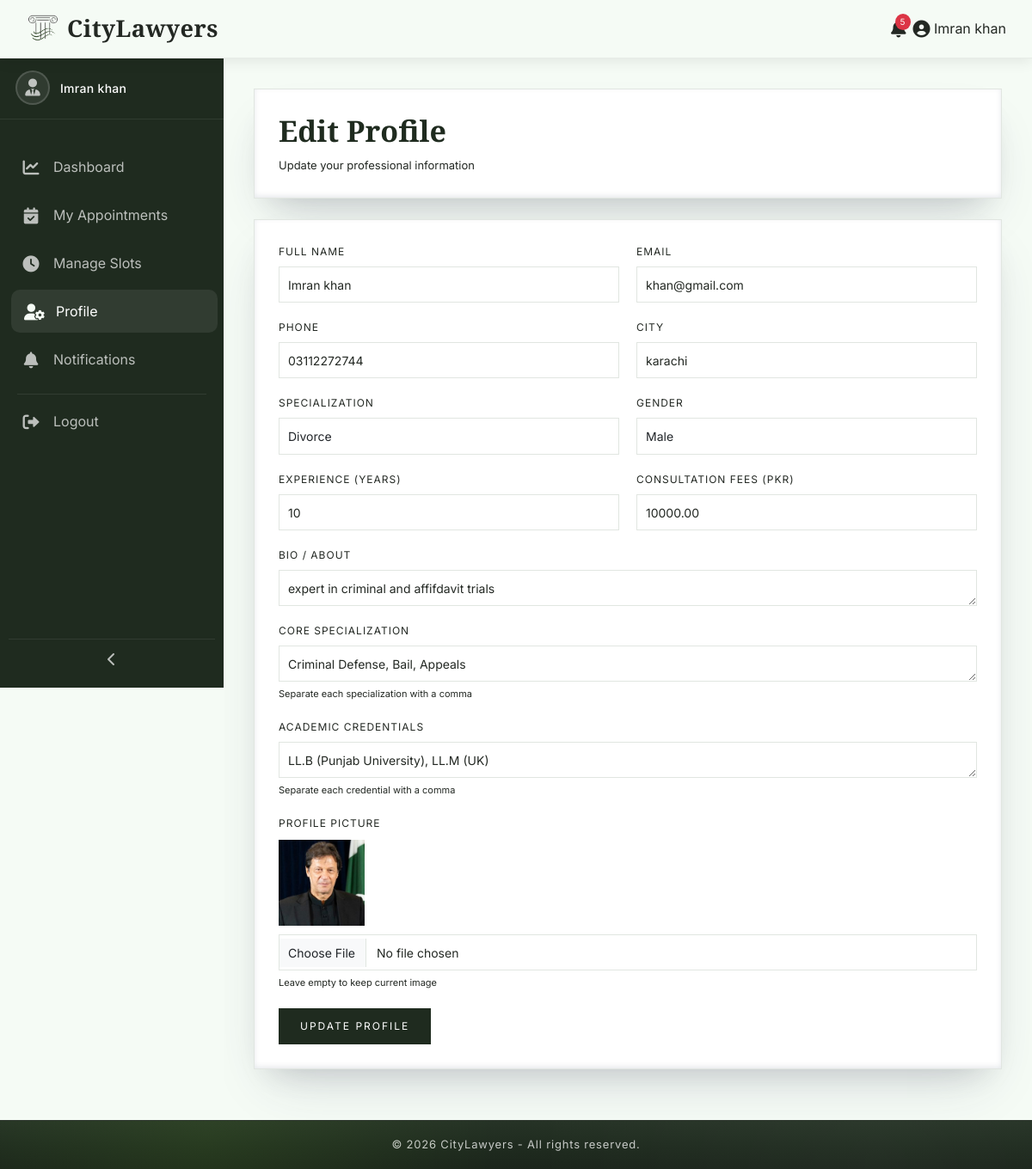
Page /lawyer/profile.php (signed in) on the committed database.
### tables this page shows
CREATE TABLE `lawyers` (
  `id` int(11) NOT NULL,
  `name` varchar(100) NOT NULL,
  `email` varchar(100) NOT NULL,
  `password` varchar(255) NOT NULL,
  `phone` varchar(20) DEFAULT NULL,
  `address` text DEFAULT NULL,
  `city` varchar(50) DEFAULT NULL,
  `specialization` varchar(50) DEFAULT NULL,
  `gender` enum('male','female','other') DEFAULT 'male',
  `experience` int(3) DEFAULT NULL,
  `fees` decimal(10,2) DEFAULT NULL,
  `profile_pic` varchar(255) DEFAULT NULL,
  `bio` text DEFAULT NULL,
  `avg_rating` decimal(2,1) DEFAULT 0.0,
  `status` enum('pending','approved','rejected') DEFAULT 'pending',
  `created_at` timestamp NOT NULL DEFAULT current_timestamp(),
  `is_featured` tinyint(1) DEFAULT 0,
  `core_specialization` text DEFAULT NULL,
  `academic_credentials` text DEFAULT NULL
);

### lawyer/profile.php (the view, shortened to what this page needs)
<?php
require_once '../includes/config.php';
$lawyer_id = $_SESSION['lawyer_id'];
$lawyerStmt = $conn->prepare("SELECT * FROM lawyers WHERE id = ?");
$lawyerStmt->execute([$lawyer_id]);
$lawyer = $lawyerStmt->fetch(PDO::FETCH_ASSOC);
include '../includes/header.php';
?>
<link rel="stylesheet" href="<?php echo BASE_URL; ?>assets/css/dashboard.css">
<link rel="stylesheet" href="<?php echo BASE_URL; ?>assets/css/sidebar.css">
<div class="dashboard-wrapper">
    <?php include '../includes/dashboard-sidebar.php'; ?>
    <div class="main-content">
        <div class="dashboard-card">
            <h2 class="dashboard-title">Edit Profile</h2>
            <p class="dashboard-subtitle">Update your professional information</p>
        </div>
        <div class="dashboard-card profile-form">
            <form method="post" enctype="multipart/form-data">
                <div class="form-row">
                    <div class="form-group">
                        <label>Full Name</label>
                        <input type="text" name="name" class="form-control" value="<?php echo htmlspecialchars($lawyer['name']); ?>" required>
                    </div>
                    <div class="form-group">
                        <label>Email</label>
                        <input type="email" name="email" class="form-control" value="<?php echo htmlspecialchars($lawyer['email']); ?>" required>
                    </div>
                </div>
                <div class="form-row">
                    <div class="form-group">
                        <label>Phone</label>
                        <input type="text" name="phone" class="form-control" value="<?php echo htmlspecialchars($lawyer['phone']); ?>">
                    </div>
                    <div class="form-group">
                        <label>City</label>
                        <input type="text" name="city" class="form-control" value="<?php echo htmlspecialchars($lawyer['city']); ?>">
                    </div>
                </div>
                <div class="form-row">
                    <div class="form-group">
                        <label>Specialization</label>
                        <select name="specialization" class="form-select">
                            <option value="Divorce" <?php echo $lawyer['specialization'] == 'Divorce' ? 'selected' : ''; ?>>Divorce</option>
                        </select>
                    </div>
                    <div class="form-group">
                        <label>Gender</label>
                        <select name="gender" class="form-select">
                            <option value="male" <?php echo $lawyer['gender'] == 'male' ? 'selected' : ''; ?>>Male</option>
                        </select>
                    </div>
                </div>
                <div class="form-row">
                    <div class="form-group">
                        <label>Experience (years)</label>
                        <input type="number" name="experience" class="form-control" value="<?php echo $lawyer['experience']; ?>" min="0">
                    </div>
                    <div class="form-group">
                        <label>Consultation Fees (PKR)</label>
                        <input type="number" name="fees" class="form-control" value="<?php echo $lawyer['fees']; ?>" min="0">
                    </div>
                </div>
                <div class="form-group">
                    <label>Bio / About</label>
                    <textarea name="bio" class="form-control" rows="4"><?php echo htmlspecialchars($lawyer['bio']); ?></textarea>
                </div>
                <div class="form-group">
                    <label>Core Specialization</label>
                    <textarea name="core_specialization" class="form-control" rows="3" placeholder="e.g., Criminal Litigation, Legal Consultation, Evidence Analysis, Strategic Defense"><?php echo htmlspecialchars($lawyer['core_specialization']); ?></textarea>
                    <small>Separate each specialization with a comma</small>
                </div>
                <div class="form-group">
                    <label>Academic Credentials</label>
                    <textarea name="academic_credentials" class="form-control" rows="3" placeholder="e.g., LL.B - University of Karachi, L.L.M - International Law, Member Bar Council"><?php echo htmlspecialchars($lawyer['academic_credentials']); ?></textarea>
                    <small>Separate each credential with a comma</small>
                </div>
                <div class="form-group">
                    <label>Profile Picture</label>
                    <?php if (!empty($lawyer['profile_pic']) && file_exists("../uploads/lawyers/" . $lawyer['profile_pic'])): ?>
                        <div>
                            <img src="<?php echo BASE_URL; ?>uploads/lawyers/<?php echo htmlspecialchars($lawyer['profile_pic']); ?>" class="current-image">
                        </div>
                    <?php endif; ?>
                    <input type="file" name="profile_pic" class="form-control" accept="image/*">
                    <small>Leave empty to keep current image</small>
                </div>
                <button type="submit" name="update" class="btn-update">Update Profile</button>
            </form>
        </div>
    </div>
</div>
<?php include '../includes/dashboard-footer.php'; ?>

### assets/css/global.css (style rules this page uses)
:root { --primary-color: #1F2B1F; --accent-color: #2F5D3A; --sidebar-light: #445544; --secondary-color: #F5FBF5; --surface-color: #FFFFFF; --surface-alt: #F7F8F6; --charcoal-black: #171C17; --charcoal-light: #232A23; --text-dark: #232823; --text-gray: rgba(255,255,255,.75); --text-muted: #98A09A; --text-white: #FFFFFF; --muted-white: #E9ECE8; --icon-gray: #BFC6BF; --border-color: #E1E6E1; --border-light: #EFF2EF; --border-soft: 1px solid rgba(142,247,43,.18); --card-radius: 14px; --white: #FFFFFF; --success: #2F7D32; --warning: #9A6A14; --danger: #B23B3B; --info: #2E5C86; --status-pending-bg: #F7ECD1; --status-pending-text: #8C650F; --status-approved-bg: #DDECDC; --status-approved-text: #2F6A33; --status-rejected-bg: #F3DEDE; --status-rejected-text: #9A3737; --status-confirmed-bg: #DDECDC; --status-confirmed-text: #2F6A33; --status-completed-bg: #DFE9F5; --status-completed-text: #2E5C86; --status-cancelled-bg: #F3DEDE; --status-cancelled-text: #9A3737; --btn-primary-bg: var(--primary-color); --btn-primary-hover: #172117; --btn-accent-bg: var(--accent-color); --btn-accent-hover: #23482D; --btn-approve-bg: #2F7D32; --btn-reject-bg: #B23B3B; --btn-delete-bg: #232823; --btn-delete-text: #E1E6E1; --btn-text: #FFFFFF; --shadow-sm: 0 8px 20px rgba(0,0,0,.05); --shadow-md: 0 18px 35px rgba(0,0,0,.10); --shadow-lg: rgba(50,50,93,.18) 0 30px 60px -20px, rgba(0,0,0,.14) 0 18px 35px -18px, rgba(10,37,64,.10) 0 -2px 6px inset; --shadow-hover: 0 45px 80px rgba(0,0,0,.22), 0 18px 40px rgba(0,0,0,.12), 0 30px 55px rgba(0,0,0,.14); --shadow-green-strong: 0 20px 60px rgba(47, 93, 58, 0.30), 0 10px 30px rgba(31, 43, 31, 0.12), 0 0 80px rgba(47, 93, 58, 0.08); --transition-fast: .25s ease; --transition: .4s ease; --transition-slow: .55s cubic-bezier(.2,.8,.2,1); --gradient-overlay: radial-gradient( circle at center, rgba(38, 85, 38, 0) 0%, rgba(18,30,18,.70) 45%, rgba(6,8,6,.92) 100% ); --sidebar-gradient: linear-gradient( 180deg, var(--charcoal-black) 0%, #263326 35%, var(--primary-color) 75%, #314931 100% ); }
* { margin: 0; padding: 0; box-sizing: border-box; }
html { scroll-behavior: smooth; }
body { font-family: 'Inter', sans-serif; background: var(--secondary-color); color: var(--text-dark); overflow-x: hidden; }
h1, h2, h3, h4, h5, h6 { font-family: 'Cormorant Garamond', serif; font-weight: 600; }
img { max-width: 100%; display: block; }
input[type="text"], input[type="email"], input[type="password"], input[type="number"], input[type="search"], textarea { cursor: text; }

### assets/css/forms.css (style rules this page uses)
.form-control { border-radius: 0; border: 1px solid var(--border-color); background: var(--white); color: var(--text-dark); font-size: 14px; height: 42px; box-shadow: none !important; }

### assets/css/dashboard.css (style rules this page uses)
:root { --sidebar-width: 260px; --sidebar-collapse: 70px; --navbar-height: 66px; }
html, body { margin: 0; padding: 0; }
.dashboard-wrapper { display: block; margin-left: var(--sidebar-width); min-height: calc(100vh - var(--navbar-height, 66px)); transition: margin-left 0.35s ease; }
.main-content { min-width: 0; padding: 35px; background: var(--secondary-color); overflow-x: hidden; overflow-y: auto; }
.dashboard-card { background: var(--surface-color); border: 1px solid var(--border-color); padding: 28px; margin-bottom: 24px; box-shadow: var(--shadow-lg); }
.dashboard-title { font-family: 'Cormorant Garamond', serif; font-size: 34px; color: var(--primary-color); margin: 0 0 10px; }
.dashboard-subtitle { margin: 0; color: var(--text-light); font-size: 13px; }
.form-group { margin-bottom: 20px; }
.form-group label { display: block; margin-bottom: 8px; font-size: 12px; letter-spacing: 1px; text-transform: uppercase; color: var(--text-light); }
input[type="text"], input[type="email"], input[type="password"], input[type="number"], input[type="time"], select, textarea { width: 100%; padding: 10px; border: 1px solid var(--border-color); background: var(--white); font-size: 14px; border-radius: 0; box-shadow: none; }

### assets/css/sidebar.css (style rules this page uses)
:root { --sidebar-width: 260px; --sidebar-collapsed: 70px; --sidebar-bg: var(--primary-color); --sidebar-hover: rgba(255,255,255,.08); --text-muted: rgba(255,255,255,.7); --text-active: #fff; }

### rows in the picture
lawyers: name "Imran khan", email "khan@gmail.com", phone "03112272744", city "karachi", specialization "Divorce", gender "Male", experience "10", fees "10000.00", bio "expert in criminal and affifdavit trials", core_specialization "Criminal Defense, Bail, Appeals", academic_credentials "LL.B (Punjab University), LL.M (UK)", profile_pic (picture)

### other values in the picture
SITE_NAME "CityLawyers"
$unread_count "5"
$user_name "Imran khan"
